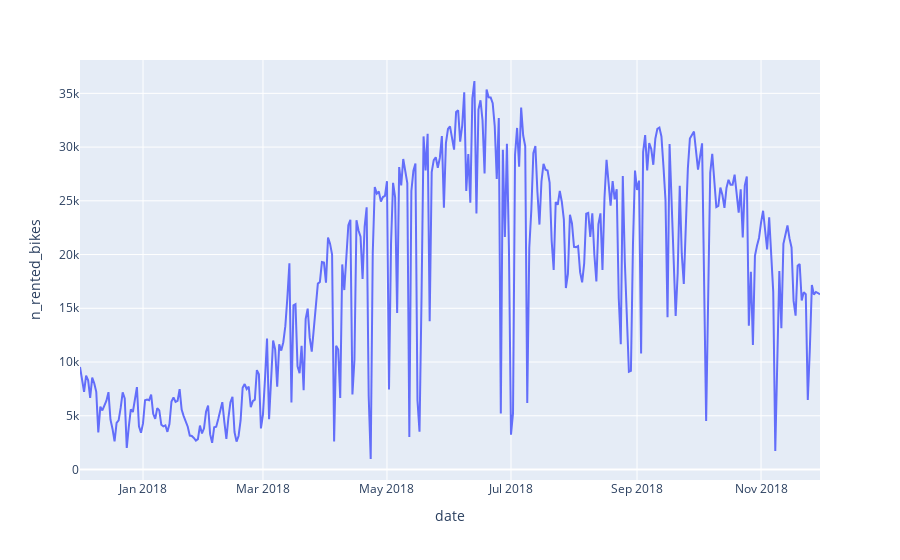

The notebook cell this image was saved under:
### Code cell
## calculating the total number of rented bikes per day
by_day = df.groupby('date', as_index= False).agg({'n_rented_bikes': 'sum'})

px.line(by_day, x= 'date', y= 'n_rented_bikes')

### Figure 1 — Plotly figure (JSON) as saved in the notebook; plotly's stock layout.template omitted (floating-point values rounded to 4 significant figures; data arrays with more than 128 entries replaced by an {"elided": "..."} marker saying what was removed)
{"data": [{"hovertemplate": "date=%{x}<br>n_rented_bikes=%{y}<extra></extra>", "legendgroup": "", "line": {"color": "#636efa", "dash": "solid"}, "marker": {"symbol": "circle"}, "mode": "lines", "name": "", "orientation": "v", "showlegend": false, "type": "scatter", "x": {"elided": "353 str values"}, "xaxis": "x", "y": {"elided": "353 int values"}, "yaxis": "y"}], "layout": {"legend": {"tracegroupgap": 0}, "margin": {"t": 60}, "xaxis": {"anchor": "y", "domain": [0, 1], "title": {"text": "date"}}, "yaxis": {"anchor": "x", "domain": [0, 1], "title": {"text": "n_rented_bikes"}}}}
